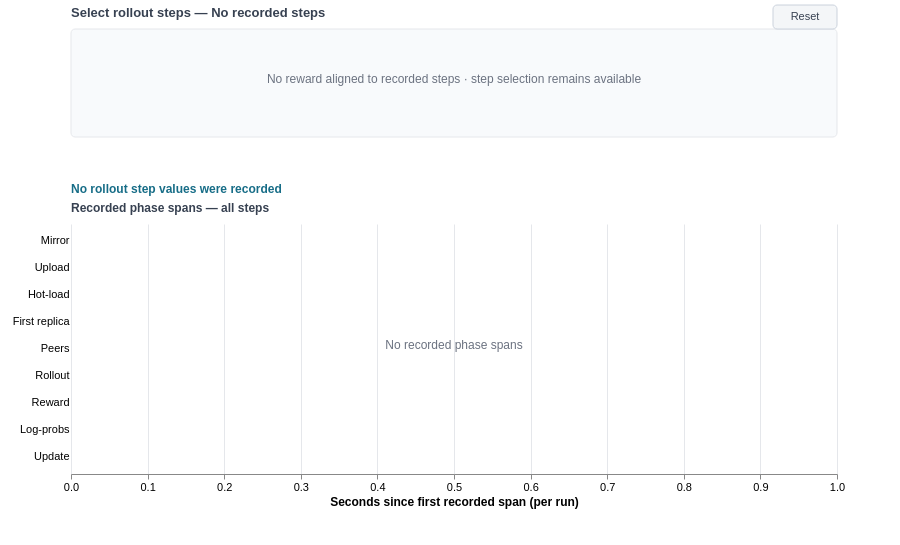

Write a Vega-Lite specification for this figure.
### Vega specification from a JSON file in a GitHub repository (floating-point values rounded to 4 significant figures)
{"$schema": "https://vega.github.io/schema/vega/v5.json", "description": "Logged policy reward by rollout step doubles as a step-range selector. The recorded phase spans below retain actual elapsed-time durations.", "width": 900, "height": 460, "padding": {"left": 12, "right": 8, "top": 4, "bottom": 38}, "autosize": {"type": "fit-x", "contains": "padding", "resize": true}, "config": {"axis": {"labelFontSize": 11, "titleFontSize": 12, "gridColor": "#e5e7eb"}}, "signals": [{"name": "phaseOrder", "value": ["mirror", "upload", "hotload", "hotload_first_replica", "hotload_peers", "rollout", "reward", "logprobs", "update"]}, {"name": "phaseLabels", "value": {"mirror": "Mirror", "upload": "Upload", "hotload": "Hot-load", "hotload_first_replica": "First replica", "hotload_peers": "Peers", "rollout": "Rollout", "reward": "Reward", "logprobs": "Log-probs", "update": "Update"}}, {"name": "startKeys", "value": ["${field:start_mirror}", "${field:start_upload}", "${field:start_hotload}", "${field:start_hotload_first_replica}", "${field:start_hotload_peers}", "${field:start_rollout}", "${field:start_reward}", "${field:start_logprobs}", "${field:start_update}"]}, {"name": "endKeys", "value": ["${field:end_mirror}", "${field:end_upload}", "${field:end_hotload}", "${field:end_hotload_first_replica}", "${field:end_hotload_peers}", "${field:end_rollout}", "${field:end_reward}", "${field:end_logprobs}", "${field:end_update}"]}, {"name": "detailHeight", "value": 250}, {"name": "overviewTop", "value": 0}, {"name": "overviewHeight", "value": 108}, {"name": "fullDuration", "update": "length(data('extent')) && isValid(data('extent')[0].end) ? max(0.001,data('extent')[0].end) : 1"}, {"name": "detailTop", "value": 195}, {"name": "missingCount", "update": "length(data('unassigned_spans'))"}, {"name": "overviewPlotWidth", "update": "max(40,width-(missingCount>0?90:0))"}, {"name": "minStep", "update": "length(data('step_extent')) && isValid(data('step_extent')[0].min) && isFinite(data('step_extent')[0].min) ? data('step_extent')[0].min : 0"}, {"name": "maxStep", "update": "length(data('step_extent')) && isValid(data('step_extent')[0].max) && isFinite(data('step_extent')[0].max) ? data('step_extent')[0].max : 0"}, {"name": "selectionMode", "value": "all", "on": [{"events": "@overview_hit:pointerdown", "update": "hasSteps?'steps':'all'"}, {"events": "@overview_hit:dblclick", "update": "'all'"}, {"events": "@unassigned_hit:pointerdown", "update": "selectionMode==='missing'?'all':'missing'"}, {"events": "@reset_hit:pointerdown", "update": "'all'"}]}, {"name": "brush", "value": [0, 0], "on": [{"events": "@overview_hit:pointerdown", "update": "[invert('overview_x',clamp(x(),0,overviewPlotWidth)),invert('overview_x',clamp(x(),0,overviewPlotWidth))]"}, {"events": "[@overview_hit:pointerdown,window:pointerup] > window:pointermove!", "update": "[brush[0],invert('overview_x',clamp(x(),0,overviewPlotWidth))]"}, {"events": "@overview_hit:dblclick", "update": "[0,0]"}, {"events": "@reset_hit:pointerdown", "update": "[0,0]"}]}, {"name": "selectedStepMin", "update": "clamp(floor(min(brush[0],brush[1])+0.5),minStep,maxStep)"}, {"name": "selectedStepMax", "update": "clamp(floor(max(brush[0],brush[1])+0.5),minStep,maxStep)"}, {"name": "detailDomain", "update": "selectionMode==='all' || !length(data('selected_extent')) || !isValid(data('selected_extent')[0].start) || !isFinite(data('selected_extent')[0].start) ? [0,fullDuration] : [data('selected_extent')[0].start,max(data('selected_extent')[0].start+0.001,data('selected_extent')[0].end)]"}, {"name": "hasSteps", "update": "length(data('step_values'))>0"}], "data": [{"name": "wandb"}, {"name": "history_rows", "source": "wandb", "transform": [{"type": "filter", "expr": "isNumber(datum.val) && isFinite(datum.val)"}, {"type": "pivot", "field": "key", "value": "val", "groupby": ["id", "${field:run_name}", "${field:history_step}"], "op": "max"}]}, {"name": "reward_step_mapping", "source": "history_rows", "transform": [{"type": "filter", "expr": "isNumber(datum['${field:timeline_step}']) && isFinite(datum['${field:timeline_step}']) && isNumber(datum['${field:reward_step}']) && isFinite(datum['${field:reward_step}'])"}, {"type": "aggregate", "groupby": ["id", "${field:reward_step}"], "fields": ["${field:timeline_step}", "${field:timeline_step}"], "ops": ["distinct", "min"], "as": ["step_count", "timeline_step"]}, {"type": "filter", "expr": "datum.step_count===1"}, {"type": "formula", "expr": "toString(datum.id)+':'+toString(datum['${field:reward_step}'])", "as": "reward_key"}]}, {"name": "reward_points", "source": "history_rows", "transform": [{"type": "formula", "expr": "toString(datum.id)+':'+toString(datum['${field:reward_step}'])", "as": "reward_key"}, {"type": "lookup", "from": "reward_step_mapping", "key": "reward_key", "fields": ["reward_key"], "values": ["timeline_step"], "as": ["step"], "default": null}, {"type": "formula", "expr": "datum['${field:reward_value}']", "as": "reward"}, {"type": "formula", "expr": "datum['${field:history_step}']", "as": "history_step"}, {"type": "formula", "expr": "datum['${field:run_name}']", "as": "run_name"}, {"type": "filter", "expr": "isNumber(datum.step) && isFinite(datum.step) && isNumber(datum.reward) && isFinite(datum.reward)"}, {"type": "window", "groupby": ["id", "step"], "sort": {"field": ["history_step"], "order": ["descending"]}, "ops": ["row_number"], "as": ["sample_rank"]}, {"type": "filter", "expr": "datum.sample_rank===1"}, {"type": "collect", "sort": {"field": ["id", "step"], "order": ["ascending", "ascending"]}}]}, {"name": "spans", "source": "history_rows", "transform": [{"type": "fold", "fields": ["${field:start_mirror}", "${field:start_upload}", "${field:start_hotload}", "${field:start_hotload_first_replica}", "${field:start_hotload_peers}", "${field:start_rollout}", "${field:start_reward}", "${field:start_logprobs}", "${field:start_update}"], "as": ["phase_key", "start"]}, {"type": "filter", "expr": "datum.start != null && isFinite(datum.start)"}, {"type": "formula", "expr": "indexof(startKeys,datum.phase_key)", "as": "phase_index"}, {"type": "formula", "expr": "datum[endKeys[datum.phase_index]]", "as": "end"}, {"type": "filter", "expr": "datum.end != null && isFinite(datum.end) && datum.end >= datum.start"}, {"type": "formula", "expr": "phaseOrder[datum.phase_index]", "as": "phase"}, {"type": "formula", "expr": "datum['${field:run_name}']", "as": "run_name"}, {"type": "formula", "expr": "datum['${field:timeline_step}']", "as": "step"}, {"type": "formula", "expr": "datum['${field:history_step}']", "as": "history_step"}, {"type": "joinaggregate", "groupby": ["id", "run_name"], "fields": ["start"], "ops": ["min"], "as": ["origin"]}, {"type": "formula", "expr": "datum.start-datum.origin", "as": "start_seconds"}, {"type": "formula", "expr": "datum.end-datum.origin", "as": "end_seconds"}, {"type": "formula", "expr": "(datum.end-datum.start)*1000", "as": "duration_ms"}, {"type": "formula", "expr": "isNumber(datum.step) && isFinite(datum.step)", "as": "has_step"}]}, {"name": "extent", "source": "spans", "transform": [{"type": "aggregate", "fields": ["end_seconds"], "ops": ["max"], "as": ["end"]}]}, {"name": "assigned_spans", "source": "spans", "transform": [{"type": "filter", "expr": "datum.has_step"}]}, {"name": "unassigned_spans", "source": "spans", "transform": [{"type": "filter", "expr": "!datum.has_step"}]}, {"name": "step_values", "source": ["assigned_spans", "reward_points"]}, {"name": "step_extent", "source": "step_values", "transform": [{"type": "aggregate", "fields": ["step", "step"], "ops": ["min", "max"], "as": ["min", "max"]}]}, {"name": "selected_spans", "source": "spans", "transform": [{"type": "filter", "expr": "selectionMode==='all' || (selectionMode==='missing' ? !datum.has_step : datum.has_step && datum.step>=selectedStepMin && datum.step<=selectedStepMax)"}]}, {"name": "selected_extent", "source": "selected_spans", "transform": [{"type": "aggregate", "fields": ["start_seconds", "end_seconds"], "ops": ["min", "max"], "as": ["start", "end"]}]}, {"name": "visible", "source": "selected_spans"}, {"name": "bars", "source": "visible", "transform": [{"type": "filter", "expr": "scale('detail_x',datum.end_seconds)-scale('detail_x',datum.start_seconds)>=2"}]}, {"name": "short", "source": "visible", "transform": [{"type": "filter", "expr": "scale('detail_x',datum.end_seconds)-scale('detail_x',datum.start_seconds)<2"}]}], "scales": [{"name": "detail_x", "type": "linear", "domain": {"signal": "detailDomain"}, "range": "width", "zero": false}, {"name": "overview_x", "type": "linear", "domain": {"signal": "[minStep-0.5,maxStep+0.5]"}, "range": {"signal": "[0,overviewPlotWidth]"}, "zero": false}, {"name": "detail_y", "type": "band", "domain": ["mirror", "upload", "hotload", "hotload_first_replica", "hotload_peers", "rollout", "reward", "logprobs", "update"], "range": {"signal": "[0,detailHeight]"}, "padding": 0.3}, {"name": "color", "type": "ordinal", "domain": ["mirror", "upload", "hotload", "hotload_first_replica", "hotload_peers", "rollout", "reward", "logprobs", "update"], "range": ["#b78845", "#c9954d", "#2488a5", "#80b5c8", "#589bb3", "#2b8e6f", "#d38b24", "#9363bd", "#6e48a1"]}, {"name": "reward_y", "type": "linear", "domain": {"data": "reward_points", "field": "reward"}, "range": {"signal": "[overviewHeight,0]"}, "zero": false, "nice": true}, {"name": "reward_color", "type": "ordinal", "domain": {"data": "reward_points", "field": "id"}, "range": ["#2488a5", "#9763b6", "#c47e32", "#388b69", "#ba6079", "#6c7895"]}], "marks": [{"type": "text", "encode": {"update": {"x": {"value": 0}, "y": {"signal": "overviewTop-12"}, "text": {"signal": "'Select rollout steps — '+(selectionMode==='missing'?'No recorded step':!hasSteps?'No recorded steps':selectionMode==='steps'?'Steps '+format(selectedStepMin,'d')+'–'+format(selectedStepMax,'d'):'All steps ('+format(minStep,'d')+'–'+format(maxStep,'d')+')')"}, "fontSize": {"value": 13}, "fontWeight": {"value": "bold"}, "fill": {"value": "#374151"}, "limit": {"signal": "max(20,width-80)"}}}}, {"type": "group", "name": "overview", "encode": {"update": {"y": {"signal": "overviewTop"}, "width": {"signal": "width"}, "height": {"signal": "overviewHeight"}}}, "axes": [{"orient": "bottom", "scale": "overview_x", "title": {"signal": "hasSteps?'Rollout step':''"}, "format": "d", "tickCount": {"signal": "min(width<500?4:8,maxStep-minStep+1)"}, "domain": false, "encode": {"labels": {"update": {"opacity": {"signal": "hasSteps?1:0"}}}, "ticks": {"update": {"opacity": {"signal": "hasSteps?1:0"}}}}}, {"orient": "left", "scale": "reward_y", "title": "Policy reward", "tickCount": 3, "format": ".2~f", "domain": false, "encode": {"labels": {"update": {"opacity": {"signal": "length(data('reward_points'))?1:0"}}}, "ticks": {"update": {"opacity": {"signal": "length(data('reward_points'))?1:0"}}}, "title": {"update": {"opacity": {"signal": "length(data('reward_points'))?1:0"}}}}}], "marks": [{"type": "rect", "interactive": false, "encode": {"update": {"width": {"signal": "overviewPlotWidth"}, "height": {"signal": "overviewHeight"}, "fill": {"value": "#f8fafc"}, "stroke": {"value": "#e5e7eb"}, "cornerRadius": {"value": 4}}}}, {"type": "rect", "interactive": false, "encode": {"update": {"x": {"signal": "selectionMode==='steps'?scale('overview_x',selectedStepMin-0.5):0"}, "x2": {"signal": "selectionMode==='steps'?scale('overview_x',selectedStepMax+0.5):overviewPlotWidth"}, "height": {"signal": "overviewHeight"}, "cornerRadius": {"value": 3}, "fill": {"value": "#2488a5"}, "fillOpacity": {"signal": "hasSteps && selectionMode!=='missing'?(selectionMode==='steps'?0.13:0.025):0"}, "stroke": {"value": "#2488a5"}, "strokeOpacity": {"signal": "hasSteps && selectionMode!=='missing'?1:0"}, "strokeWidth": {"value": 1.5}}}}, {"type": "group", "from": {"facet": {"name": "reward_run", "data": "reward_points", "groupby": "id"}}, "marks": [{"type": "line", "interactive": false, "from": {"data": "reward_run"}, "sort": {"field": "datum.step"}, "encode": {"update": {"x": {"scale": "overview_x", "field": "step"}, "y": {"scale": "reward_y", "field": "reward"}, "stroke": {"scale": "reward_color", "field": "id"}, "strokeWidth": {"value": 2}}}}]}, {"type": "symbol", "interactive": false, "from": {"data": "reward_points"}, "encode": {"update": {"x": {"scale": "overview_x", "field": "step"}, "y": {"scale": "reward_y", "field": "reward"}, "fill": {"scale": "reward_color", "field": "id"}, "size": {"signal": "length(data('reward_points'))<100?24:0"}}}}, {"type": "text", "interactive": false, "encode": {"update": {"x": {"signal": "overviewPlotWidth/2"}, "y": {"signal": "overviewHeight/2"}, "align": {"value": "center"}, "fill": {"value": "#6b7280"}, "fontSize": {"value": 12}, "limit": {"signal": "overviewPlotWidth"}, "text": {"signal": "length(data('reward_points'))?'':'No reward aligned to recorded steps · step selection remains available'"}}}}, {"name": "drag_hint_background", "type": "rect", "interactive": false, "encode": {"update": {"x": {"signal": "max(8,overviewPlotWidth-166)"}, "y": {"signal": "overviewHeight-30"}, "width": {"value": 156}, "height": {"value": 22}, "cornerRadius": {"value": 4}, "fill": {"value": "#ffffff"}, "fillOpacity": {"value": 0.94}, "opacity": {"signal": "hasSteps && selectionMode==='all'?1:0"}}}}, {"name": "drag_hint", "type": "text", "interactive": false, "encode": {"update": {"x": {"signal": "max(8,overviewPlotWidth-166)+78"}, "y": {"signal": "overviewHeight-19"}, "align": {"value": "center"}, "baseline": {"value": "middle"}, "fontSize": {"value": 12}, "fontWeight": {"value": 600}, "fill": {"value": "#176d87"}, "text": {"signal": "hasSteps && selectionMode==='all'?'← Drag to select →':''"}}}}, {"name": "overview_hit", "type": "rect", "encode": {"update": {"width": {"signal": "hasSteps?overviewPlotWidth:0"}, "height": {"signal": "overviewHeight"}, "fill": {"value": "transparent"}, "cursor": {"value": "crosshair"}, "tooltip": {"value": "Drag on the reward overview to select rollout steps. Double-click or Reset to show all steps."}}}}, {"name": "unassigned_hit", "type": "rect", "encode": {"update": {"x": {"signal": "overviewPlotWidth+20"}, "width": {"signal": "missingCount>0?70:0"}, "height": {"value": 28}, "cornerRadius": {"value": 4}, "fill": {"signal": "selectionMode==='missing'?'#d9e5f2':'#eef1f5'"}, "stroke": {"signal": "selectionMode==='missing'?'#4477aa':'#cbd2dc'"}, "strokeOpacity": {"signal": "missingCount>0?1:0"}, "cursor": {"value": "pointer"}, "tooltip": {"signal": "{'Spans without recorded rollout step':missingCount,'Action':'Click to inspect; click again to show all'}"}}}}, {"type": "text", "interactive": false, "encode": {"update": {"x": {"signal": "overviewPlotWidth+55"}, "y": {"value": 14}, "align": {"value": "center"}, "baseline": {"value": "middle"}, "fontSize": {"value": 10}, "fill": {"value": "#4b5563"}, "text": {"signal": "missingCount>0?'No step ('+missingCount+')':''"}}}}]}, {"type": "text", "interactive": false, "encode": {"update": {"x": {"value": 0}, "y": {"value": 164}, "fontSize": {"value": 12}, "fill": {"value": "#176d87"}, "text": {"signal": "hasSteps?(selectionMode==='steps'?'Showing selected steps below · drag to change the range · Reset for all steps':'Drag across the reward chart to select steps and filter the phase timeline below'):'No rollout step values were recorded'"}, "limit": {"signal": "width"}, "fontWeight": {"value": 600}}}}, {"name": "reset_hit", "type": "rect", "encode": {"update": {"x": {"signal": "width-64"}, "y": {"value": -24}, "width": {"value": 64}, "height": {"value": 24}, "fill": {"value": "#f4f6f8"}, "stroke": {"value": "#cbd2dc"}, "cornerRadius": {"value": 4}, "cursor": {"value": "pointer"}, "tooltip": {"value": "Show all recorded steps and spans"}}}}, {"type": "text", "interactive": false, "encode": {"update": {"x": {"signal": "width-32"}, "y": {"value": -12}, "align": {"value": "center"}, "baseline": {"value": "middle"}, "text": {"value": "Reset"}, "fontSize": {"value": 11}, "fill": {"value": "#374151"}}}}, {"type": "text", "encode": {"update": {"x": {"value": 0}, "y": {"signal": "detailTop-12"}, "text": {"signal": "selectionMode==='steps' ? 'Recorded phase spans — rollout steps '+format(selectedStepMin,'d')+'–'+format(selectedStepMax,'d') : selectionMode==='missing' ? 'Recorded phase spans — no recorded rollout step' : 'Recorded phase spans — all steps'"}, "fontSize": {"value": 12}, "fontWeight": {"value": "bold"}, "fill": {"value": "#374151"}}}}, {"type": "group", "name": "detail", "encode": {"update": {"width": {"signal": "width"}, "height": {"signal": "detailHeight"}, "y": {"signal": "detailTop"}}}, "axes": [{"orient": "left", "scale": "detail_y", "ticks": false, "domain": false, "encode": {"labels": {"update": {"text": {"signal": "phaseLabels[datum.value]"}}}}}, {"orient": "bottom", "scale": "detail_x", "title": "Seconds since first recorded span (per run)", "tickCount": {"signal": "width<500?4:8"}, "grid": true, "gridScale": "detail_y"}], "marks": [{"type": "rect", "from": {"data": "bars"}, "encode": {"update": {"x": {"signal": "clamp(scale('detail_x',datum.start_seconds),0,width)"}, "x2": {"signal": "clamp(scale('detail_x',datum.end_seconds),0,width)"}, "y": {"scale": "detail_y", "field": "phase"}, "height": {"scale": "detail_y", "band": 1}, "fill": {"scale": "color", "field": "phase"}, "cornerRadius": {"value": 2}, "tooltip": {"signal": "{'Run':datum.run_name,'Phase':phaseLabels[datum.phase],'Timeline step':datum.step,'History step':datum.history_step,'Start (Unix s)':datum.start,'End (Unix s)':datum.end,'Duration (ms)':datum.duration_ms}"}}}}, {"type": "rule", "from": {"data": "short"}, "encode": {"update": {"x": {"signal": "clamp(scale('detail_x',datum.start_seconds),0,width)"}, "y": {"signal": "scale('detail_y',datum.phase)+bandwidth('detail_y')*0.1"}, "y2": {"signal": "scale('detail_y',datum.phase)+bandwidth('detail_y')*0.9"}, "stroke": {"scale": "color", "field": "phase"}, "strokeWidth": {"value": 2}, "tooltip": {"signal": "{'Run':datum.run_name,'Phase':phaseLabels[datum.phase],'Timeline step':datum.step,'History step':datum.history_step,'Start (Unix s)':datum.start,'End (Unix s)':datum.end,'Duration (ms)':datum.duration_ms}"}}}}]}, {"type": "text", "interactive": false, "encode": {"update": {"x": {"signal": "width/2"}, "y": {"signal": "detailTop+detailHeight/2"}, "align": {"value": "center"}, "fontSize": {"value": 12}, "fill": {"value": "#6b7280"}, "text": {"signal": "length(data('selected_spans'))?'':selectionMode==='steps'?'No recorded spans in this step range':'No recorded phase spans'"}, "limit": {"signal": "width"}}}}]}
